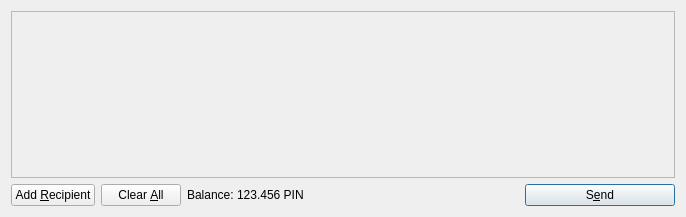
<?xml version="1.0" encoding="UTF-8"?>
<ui version="4.0">
 <class>SendCoinsDialog</class>
 <widget class="QDialog" name="SendCoinsDialog">
  <property name="geometry">
   <rect>
    <x>0</x>
    <y>0</y>
    <width>686</width>
    <height>217</height>
   </rect>
  </property>
  <property name="windowTitle">
   <string>Send Coins</string>
  </property>
  <layout class="QVBoxLayout" name="verticalLayout">
   <item>
    <widget class="QScrollArea" name="scrollArea">
     <property name="widgetResizable">
      <bool>true</bool>
     </property>
     <widget class="QWidget" name="scrollAreaWidgetContents">
      <property name="geometry">
       <rect>
        <x>0</x>
        <y>0</y>
        <width>666</width>
        <height>165</height>
       </rect>
      </property>
      <layout class="QVBoxLayout" name="verticalLayout_2">
       <property name="margin">
        <number>0</number>
       </property>
       <item>
        <layout class="QVBoxLayout" name="entries">
         <property name="spacing">
          <number>6</number>
         </property>
        </layout>
       </item>
       <item>
        <spacer name="verticalSpacer">
         <property name="orientation">
          <enum>Qt::Vertical</enum>
         </property>
         <property name="sizeHint" stdset="0">
          <size>
           <width>20</width>
           <height>40</height>
          </size>
         </property>
        </spacer>
       </item>
      </layout>
     </widget>
    </widget>
   </item>
   <item>
    <layout class="QHBoxLayout" name="horizontalLayout">
     <item>
      <widget class="QPushButton" name="addButton">
       <property name="toolTip">
        <string>Send to multiple recipients at once</string>
       </property>
       <property name="text">
        <string>Add &amp;Recipient</string>
       </property>
       <property name="icon">
        <iconset resource="../bitcoin.qrc">
         <normaloff>:/icons/add</normaloff>:/icons/add</iconset>
       </property>
       <property name="autoDefault">
        <bool>false</bool>
       </property>
      </widget>
     </item>
     <item>
      <widget class="QPushButton" name="clearButton">
       <property name="sizePolicy">
        <sizepolicy hsizetype="Minimum" vsizetype="Fixed">
         <horstretch>0</horstretch>
         <verstretch>0</verstretch>
        </sizepolicy>
       </property>
       <property name="toolTip">
        <string>Remove all transaction fields</string>
       </property>
       <property name="text">
        <string>Clear &amp;All</string>
       </property>
       <property name="icon">
        <iconset resource="../bitcoin.qrc">
         <normaloff>:/icons/remove</normaloff>:/icons/remove</iconset>
       </property>
       <property name="autoRepeatDelay">
        <number>300</number>
       </property>
       <property name="autoDefault">
        <bool>false</bool>
       </property>
      </widget>
     </item>
     <item>
      <layout class="QHBoxLayout" name="horizontalLayout_2">
       <property name="spacing">
        <number>3</number>
       </property>
       <item>
        <widget class="QLabel" name="label">
         <property name="text">
          <string>Balance:</string>
         </property>
        </widget>
       </item>
       <item>
        <widget class="QLabel" name="labelBalance">
         <property name="cursor">
          <cursorShape>IBeamCursor</cursorShape>
         </property>
         <property name="text">
          <string>123.456 PIN</string>
         </property>
         <property name="textInteractionFlags">
          <set>Qt::LinksAccessibleByMouse|Qt::TextSelectableByKeyboard|Qt::TextSelectableByMouse</set>
         </property>
        </widget>
       </item>
      </layout>
     </item>
     <item>
      <spacer name="horizontalSpacer">
       <property name="orientation">
        <enum>Qt::Horizontal</enum>
       </property>
       <property name="sizeHint" stdset="0">
        <size>
         <width>40</width>
         <height>20</height>
        </size>
       </property>
      </spacer>
     </item>
     <item>
      <widget class="QPushButton" name="sendButton">
       <property name="minimumSize">
        <size>
         <width>150</width>
         <height>0</height>
        </size>
       </property>
       <property name="toolTip">
        <string>Confirm the send action</string>
       </property>
       <property name="text">
        <string>S&amp;end</string>
       </property>
       <property name="icon">
        <iconset resource="../bitcoin.qrc">
         <normaloff>:/icons/send</normaloff>:/icons/send</iconset>
       </property>
       <property name="default">
        <bool>true</bool>
       </property>
      </widget>
     </item>
    </layout>
   </item>
  </layout>
 </widget>
 <resources>
  <include location="../bitcoin.qrc"/>
 </resources>
 <connections/>
</ui>
